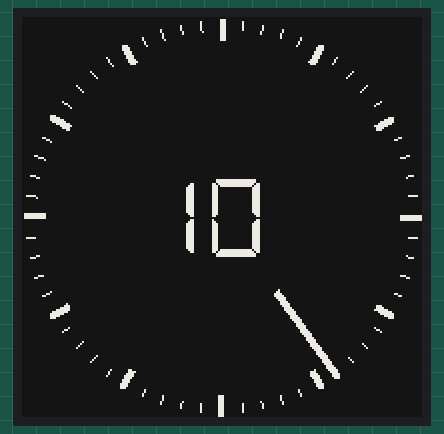
Recording of a sketch running on a simulated ESP32. On the bench: 200×200 one-colour display. WiFi joins after 1.5 s; servers stay silent unless stated; the local clock reads 2024-03-15 10:24:30 at power-on unless the sketch sets it; not simulated (calls return 0 or success): secrets.h.

Above: at 5.3 s.
At 30.9 s:
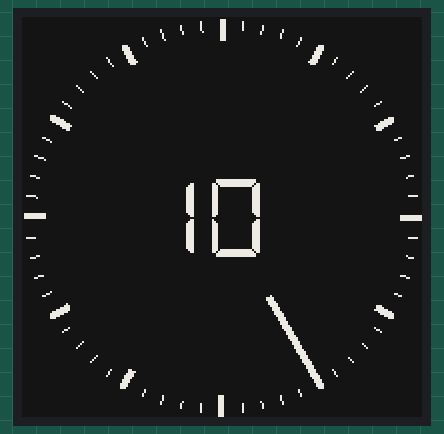
At 91.4 s:
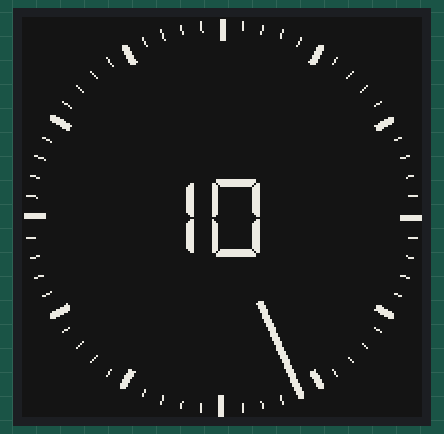

Measured:
- what the display in image 0 shows lasts 25.5 s, from 5.3 s to 30.8 s
- what the display in image 1 shows lasts 60.6 s, from 30.8 s to 91.4 s

The sketch:

Line-for-Watchy.ino
```cpp
// (licence header left out)
#include <Watchy.h>
#include <WiFi.h>
#include <RTClib.h>
#include <time.h>
#include "secrets.h"
#include "DSEG7_Classic_Regular_39.h"

// define time zone
#define TIMEZONE "CET-1CEST,M3.5.0,M10.5.0/3" // Europe/Berlin
// find yours: https://github.com/nayarsystems/posix_tz_db/blob/master/zones.csv

const char* ntp_server = "pool.ntp.org";
struct tm timeinfo;
String datetime;

//inherit and extend Watchy class
class WatchFace : public Watchy {
  public:
    //override this method to customize how the watch face looks
    void drawWatchFace() {

      // toggle between light and dark mode
      bool light = false;

      uint8_t myHour;
      uint8_t myMinute;
      uint8_t radius;
      float angle_hourScale;
      float angle_minuteScale;
      float angle_hourHand;
      float angle_minuteHand;
      float pi = 3.1415926535897932384626433832795;

      display.fillScreen(light ? GxEPD_WHITE : GxEPD_BLACK);
      display.setTextColor(light ? GxEPD_BLACK : GxEPD_WHITE);
      display.setFont(&DSEG7_Classic_Regular_39);

      // draw outer circle
      //display.drawCircle(100, 100, 99, light ? GxEPD_BLACK : GxEPD_WHITE);
      //display.drawCircle(100, 100, 98, light ? GxEPD_BLACK : GxEPD_WHITE);

      myHour   = currentTime.Hour > 12 ? currentTime.Hour - 12 : currentTime.Hour;
      myMinute = currentTime.Minute;

      angle_hourScale   = 2*pi/12;
      angle_minuteScale = 2*pi/60;
      angle_hourHand    = angle_hourScale*(myHour-3)+2*pi/720*myMinute;
      angle_minuteHand  = angle_minuteScale*(myMinute-15);

      // draw minute scale
      radius = 98;
      for (uint8_t i=0; i<60; i++) {
        display.drawLine(100, 100, 100+radius*cos(angle_minuteScale*i), 100+radius*sin(angle_minuteScale*i), light ? GxEPD_BLACK : GxEPD_WHITE);
      }
      display.fillCircle(100, 100, 93, light ? GxEPD_WHITE : GxEPD_BLACK);

      // draw hour scale
      radius = 98;
      for (uint8_t i=0; i<12; i++) {
        drawHand (radius, angle_hourScale*i, light);
      }
      display.fillCircle(100, 100, 88, light ? GxEPD_WHITE : GxEPD_BLACK);

      // draw hour hand
      //radius = 45;
      //drawHand (radius, angle_hourHand, light);

      // draw minute hand
      radius = 98;
      drawHand (radius, angle_minuteHand, light);

      // draw center point
      display.fillCircle(100, 100, 45, light ? GxEPD_WHITE : GxEPD_BLACK);

      // draw helping lines
      //display.drawCircle(100, 100, 45, light ? GxEPD_BLACK : GxEPD_WHITE);
      //display.drawCircle(100, 100, 25, light ? GxEPD_BLACK : GxEPD_WHITE);

      // positioning of hour display for DSEG7_Classic_Regular_39 font
      if (currentTime.Hour > 9 && currentTime.Hour < 20) {
        display.setCursor(58, 120);
      } else {
        display.setCursor(68, 120);
      }

      // display hour (with a leading zero, if necessary)
      if(currentTime.Hour < 10){
          display.print("0");
      }
      display.print(currentTime.Hour);

      // draw helping lines
      //display.drawLine(100, 0, 100, 200, light ? GxEPD_BLACK : GxEPD_WHITE);
      //display.drawLine(0, 100, 200, 100, light ? GxEPD_BLACK : GxEPD_WHITE);
  }

  // helper function for hands drawing
  void drawHand (uint8_t _radius_, float _angle_, bool _light_) {
    float x = _radius_*cos(_angle_);
    float y = _radius_*sin(_angle_);
    display.drawLine(99, 99, 99+x, 99+y, _light_ ? GxEPD_BLACK : GxEPD_WHITE);
    display.drawLine(99, 100, 99+x, 100+y, _light_ ? GxEPD_BLACK : GxEPD_WHITE);
    display.drawLine(99, 101, 99+x, 101+y, _light_ ? GxEPD_BLACK : GxEPD_WHITE);
    display.drawLine(100, 99, 100+x, 99+y, _light_ ? GxEPD_BLACK : GxEPD_WHITE);
    display.drawLine(100, 100, 100+x, 100+y, _light_ ? GxEPD_BLACK : GxEPD_WHITE);
    display.drawLine(100, 101, 100+x, 101+y, _light_ ? GxEPD_BLACK : GxEPD_WHITE);
    display.drawLine(101, 99, 101+x, 99+y, _light_ ? GxEPD_BLACK : GxEPD_WHITE);
    display.drawLine(101, 100, 101+x, 100+y, _light_ ? GxEPD_BLACK : GxEPD_WHITE);
    display.drawLine(101, 101, 101+x, 101+y, _light_ ? GxEPD_BLACK : GxEPD_WHITE);
  }
};

//instantiate watchface
WatchFace m;

void setup(){

  // trying to connect to WiFi and obtain current date and time from ntp time server
  WiFi.begin(ssid, password);
  delay(3000);
  if (WiFi.status() == WL_CONNECTED) {
    char timeStringBuff[50];
    configTime(0, 0, ntp_server);
    setenv("TZ", TIMEZONE, 1);
    getLocalTime(&timeinfo);
    WiFi.disconnect(true);
    WiFi.mode(WIFI_OFF);
    strftime(timeStringBuff, sizeof(timeStringBuff), "%Y:%m:%d:%H:%M:%S", &timeinfo);
    datetime = timeStringBuff;

  // otherwise take compile date and time
  } else {
    char timeStringBuff[] = "YYYY:MM:DD:hh:mm:ss";
    DateTime compileTime = DateTime(F(__DATE__), F(__TIME__));
    datetime = compileTime.toString(timeStringBuff);
  }

  // initialising watchy with date and time as "Year:Month:Day:Hour:Minute:Second" on reset
  m.init(datetime);
}

void loop() {
  // this should never run, Watchy deep sleeps after init();
}
```

Source omitted: c_Regular_39.h (data table, 42557 bytes)
